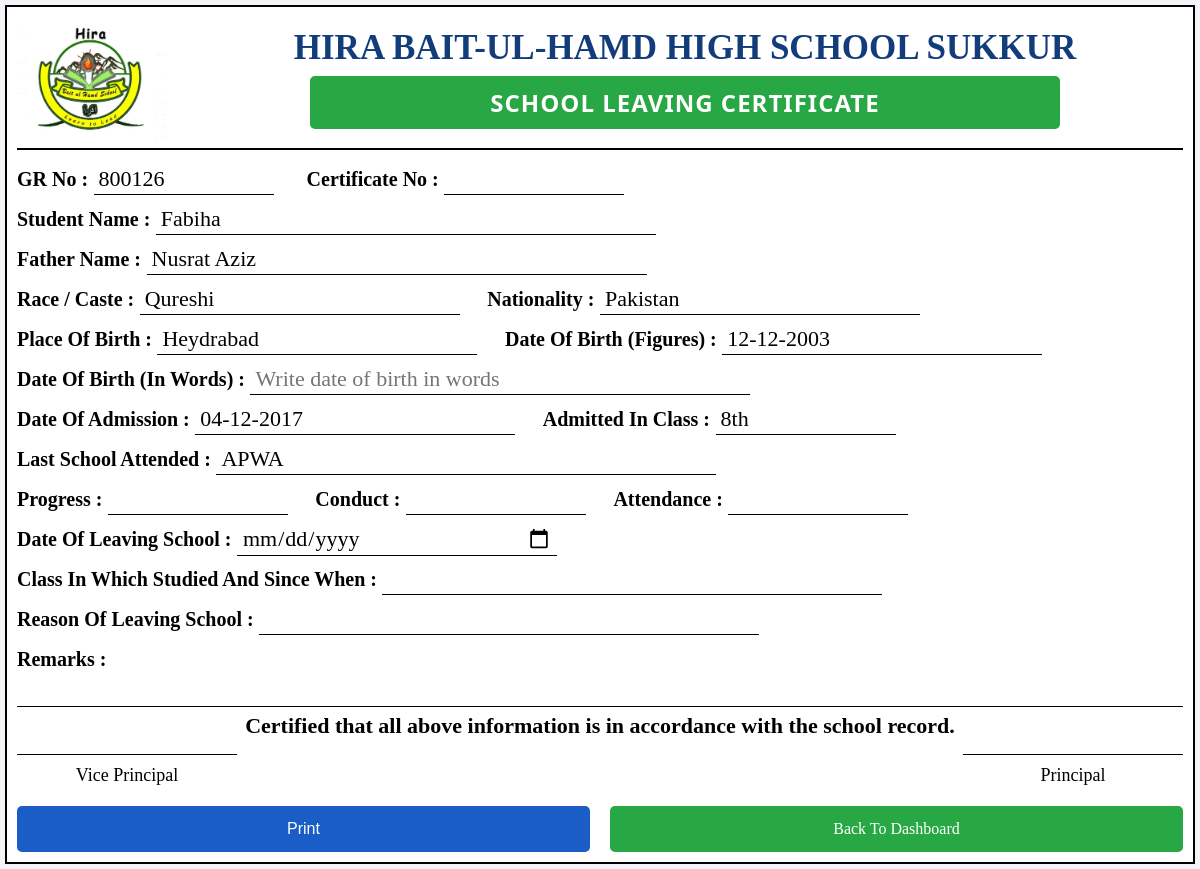
The app's page /generate_leaving_certificate/1 with its own data.
### tables this page shows
CREATE TABLE students (

        id INTEGER PRIMARY KEY AUTOINCREMENT,

        session_start TEXT,
        session_end TEXT,

        name TEXT,
        surname TEXT,
        
        place_of_birth TEXT,
        last_school TXET,

        dob TEXT,
        gender TEXT,

        nationality TEXT,
        religion TEXT,

        address TEXT,

        father TEXT,
        mother TEXT,

        father_cnic TEXT,
        mother_cnic TEXT,

        father_profession TEXT,
        mother_profession TEXT,

        mobile TEXT,
        mother_mobile TEXT,

        admission_date TEXT,

        student_class TEXT,
        
        gr_number TEXT

    );

### app.py (the view, shortened to what this page needs)
@app.route('/generate_leaving_certificate/<int:id>', methods=['GET', 'POST'])
def generate_leaving_certificate(id):
    conn = sqlite3.connect('school.db')
    conn.row_factory = sqlite3.Row
    c = conn.cursor()
    c.execute("SELECT * FROM students WHERE id=?", (id,))
    student = c.fetchone()
    conn.close()
    return render_template('certificate_form.html', s=student)

### templates/certificate_form.html (shortened to what this page needs)
<!DOCTYPE html>
<html lang="en">
<head>
</head>
<body>
<div class="container">
<div class="header">
<img
src="{{ url_for('static', filename='logo.png') }}"
class="logo">
<div class="header-content">
<h1>
HIRA BAIT-UL-HAMD HIGH SCHOOL SUKKUR
</h1>
<div class="green-title">
SCHOOL LEAVING CERTIFICATE
</div>
</div>
</div>
<form method="POST">
<div class="field">
<label>GR No :</label>
<input
type="text"
value="{{ s.gr_number }}"
readonly
class="inline-input small readonly">
<label>Certificate No :</label>
<input
type="text"
name="certificate_no"
value="{{ c.certificate_no if c else '' }}"
class="inline-input small {% if c %}readonly{% endif %}"
{% if c %}readonly{% endif %}>
</div>
<div class="field">
<label>Student Name :</label>
<input
type="text"
value="{{ s.name }}"
readonly
class="inline-input large readonly">
</div>
<div class="field">
<label>Father Name :</label>
<input
type="text"
value="{{ s.father }}"
readonly
class="inline-input large readonly">
</div>
<div class="field">
<label>Race / Caste :</label>
<input
type="text"
value="{{ s.surname }}"
readonly
class="inline-input medium readonly">
<label>Nationality :</label>
<input
type="text"
value="{{ s.nationality }}"
readonly
class="inline-input medium readonly">
</div>
<div class="field">
<label>Place Of Birth :</label>
<input
type="text"
value="{{ s.place_of_birth }}"
readonly
class="inline-input medium readonly">
<label>Date Of Birth (Figures) :</label>
<input
type="text"
value="{{ s.dob.split('-')[2] }}-{{ s.dob.split('-')[1] }}-{{ s.dob.split('-')[0] }}"
readonly
class="inline-input medium readonly">
</div>
<div class="field">
<label>Date Of Birth (In Words) :</label>
<input
type="text"
name="dob_words"
value="{{ c.dob_words if c else '' }}"
class="inline-input large {% if c %}readonly{% endif %}"
placeholder="Write date of birth in words">
</div>
<div class="field">
<label>Date Of Admission :</label>
<input
type="text"
value="{{ s.admission_date.split('-')[2] }}-{{ s.admission_date.split('-')[1] }}-{{ s.admission_date.split('-')[0] }}"
readonly
class="inline-input medium readonly">
<label>Admitted In Class :</label>
<input
type="text"
value="{{ s.student_class }}"
readonly
class="inline-input small readonly">
</div>
<div class="field">
<label>Last School Attended :</label>
<input
type="text"
value="{{ s.last_school }}"
readonly
class="inline-input large readonly">
</div>
<div class="field">
<label>Progress :</label>
<input
type="text"
name="progress"
value="{{ c.progress if c else '' }}"
class="inline-input small {% if c %}readonly{% endif %}"
{% if c %}readonly{% endif %}>
<label>Conduct :</label>
<input
type="text"
name="conduct"
value="{{ c.conduct if c else '' }}"
class="inline-input small {% if c %}readonly{% endif %}"
{% if c %}readonly{% endif %}>
<label>Attendance :</label>
<input
type="text"
name="attendance"
value="{{ c.attendance if c else '' }}"
class="inline-input small {% if c %}readonly{% endif %}"
{% if c %}readonly{% endif %}>
</div>
<div class="field">
<label>Date Of Leaving School :</label>
<input
type="date"
name="leaving_date"
value="{{ c.leaving_date if c else '' }}"
class="inline-input medium {% if c %}readonly{% endif %}"
{% if c %}readonly{% endif %}>
</div>
<div class="field">
<label>Class In Which Studied And Since When :</label>
<input
type="text"
name="studied_until"
value="{{ c.studied_until if c else '' }}"
class="inline-input large {% if c %}readonly{% endif %}"
{% if c %}readonly{% endif %}>
</div>
<div class="field">
<label>Reason Of Leaving School :</label>
<input
type="text"
name="reason"
value="{{ c.reason if c else '' }}"
class="inline-input large {% if c %}readonly{% endif %}"
{% if c %}readonly{% endif %}>
</div>
<div class="field">
<label>Remarks :</label>
<input
type="text"
name="remarks"
value="{{ c.remarks if c else '' }}"
class="remarks {% if c %}readonly{% endif %}"
{% if c %}readonly{% endif %}>
</div>
<div class="certified">
Certified that all above information is in accordance with the school record.
</div>
<div class="signatures">
<div class="sign-box">
<div class="sign-line"></div>
Vice Principal
</div>
<div class="sign-box">
<div class="sign-line"></div>
Principal
</div>
</div>
<div class="btns">
<button
type="submit"
class="print-btn">
Print
</button>
<a
href="/dashboard"
class="dashboard-btn">
Back To Dashboard
</a>
</div>
</form>
</div>
</body>
</html>

### templates/certificate_form.html (style rules this page uses)
* { margin:0; padding:0; box-sizing:border-box; }
body { background:#f2f4f7; padding:5px; }
.container { max-width:1200px; margin:auto; margin-top:0; background:white; padding:10px; border:2px solid #000; }
.header { display:flex; align-items:center; gap:20px; border-bottom:2px solid #000; padding-bottom:8px; margin-bottom:12px; }
.logo { width:150px; }
.header-content { flex:1; text-align:center; }
.header h1 { color:#123d7a; font-size:35px; font-family:'Times New Roman', serif; font-weight:bold; }
.green-title { background:#28a745; color:white; -webkit-print-color-adjust:exact; print-color-adjust:exact; display:inline-block; padding:10px 180px; border-radius:5px; margin-top:8px; font-size:24px; letter-spacing:1px; font-family:'Segoe UI', sans-serif; font-weight:bold; }
.field { margin-top:6px; line-height:34px; font-family:'Times New Roman', serif; font-size:22px; }
.field label { font-weight:bold; font-size:20px; }
.inline-input { border:none; border-bottom:1px solid black; outline:none; background:transparent; font-family:'Times New Roman', serif; font-size:22px; padding:2px 5px; }
.readonly { color:#000; }
.small { width:180px; }
.medium { width:320px; }
.large { width:500px; }
.remarks { width:100%; border:none; border-bottom:1px solid black; outline:none; background:transparent; font-family:'Times New Roman', serif; font-size:22px; margin-top:3px; }
.certified { margin-top:3px; text-align:center; font-family:'Times New Roman', serif; font-size:22px; font-weight:bold; }
.signatures { display:flex; justify-content:space-between; margin-top:15px; }
.sign-box { width:220px; text-align:center; font-family:'Times New Roman', serif; font-size:18px; }
.sign-line { border-top:1px solid black; margin-bottom:10px; }
.btns { display:flex; gap:20px; margin-top:20px; }
button, a { flex:1; padding:14px; border:none; border-radius:5px; text-align:center; text-decoration:none; color:white; font-size:16px; cursor:pointer; }
.print-btn { background:#1a5dc7; }
.dashboard-btn { background:#28a745; }

### records on screen
students: gr_number "800126", name "Fabiha", father "Nusrat Aziz", surname "Qureshi", nationality "Pakistan", place_of_birth "Heydrabad", dob "12-12-2003", admission_date "04-12-2017", student_class "8th", last_school "APWA"
